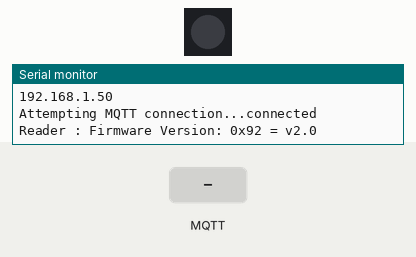
A sketch run on a simulated ESP8266 (NodeMCU). On the bench: 1 RGB LEDs in strip order, left to right, the last lines printed to the serial monitor. Inputs (shaded band) come from the test bench. Dim RGB values are drawn brighter than linear; WiFi joins after 1.5 s; servers stay silent unless stated; random numbers use the default seed unless the sketch sets one; no MQTT or app messages arrive unless stated.

Above: at 2.8 s.
2.9 s: MQTT message "5" arrives on the second subscribed topic
At 3.4 s:
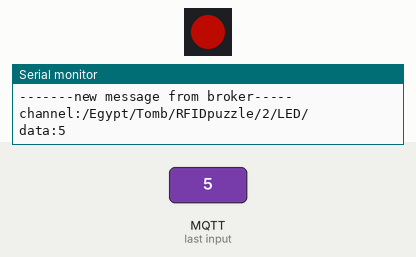
4.4 s: MQTT message "90" arrives on the second subscribed topic
At 5.7 s:
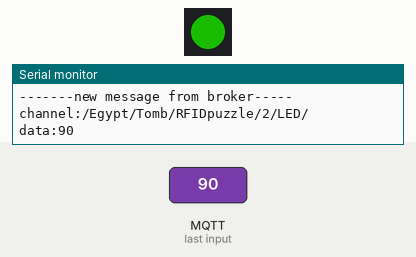
6.0 s: MQTT message "200" arrives on the second subscribed topic
At 7.1 s:
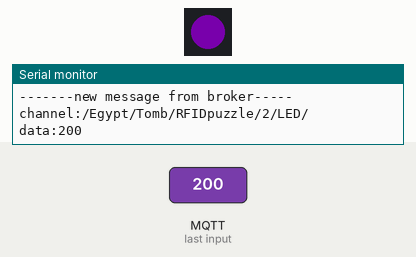
Timing chart, 0 to 9.0 s (numbered marks = the images above; inputs shaded):
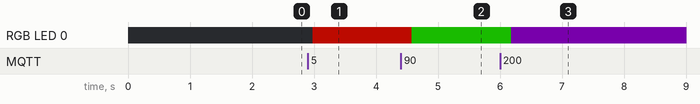

The sketch:

RFIDpuzzleTomb.ino
```cpp
// (licence header left out)
#include <PubSubClient.h>
#include <SPI.h>
#include <FastLED.h>
#include<ESP8266WiFi.h>
#include <MFRC522.h>

#define DATA_PIN    D1
#define LED_TYPE    WS2812B
#define COLOR_ORDER GRB
#define NUM_LEDS    1
CRGB leds[NUM_LEDS];
#define BRIGHTNESS         80
#define FRAMES_PER_SECOND  120

boolean mqttRst = false;
boolean mqttSolve = false;

const char* ssid = "Control booth";
const char* password = "MontyLives";
const char* mqtt_server = "192.168.86.101";
#define mqtt_port 1883
#define MQTT_USER ""
#define MQTT_PASSWORD ""
#define MQTT_SERIAL_PUBLISH_CH "/icircuit/ESP32/serialdata/tx"
#define MQTT_SERIAL_RECEIVER_CH "/icircuit/ESP32/serialdata/rx"

WiFiClient wifiClient;

PubSubClient client(wifiClient);

#define RST_PIN         D3          // Configurable, see typical pin layout above
#define SS_1_PIN        D8         // Configurable, take a unused pin, only HIGH/LOW required, must be different to SS 2

char dataTopic[32] = "/Egypt/Tomb/RFIDpuzzle/2/";
char onlineMsg[] = "RFID reader 2 online";
char lightChannel[] = "/Egypt/Tomb/RFIDpuzzle/2/LED/";

byte ssPins[] = {SS_1_PIN};

MFRC522 mfrc522(SS_1_PIN, RST_PIN);   // Create MFRC522 instance
int tagID;
boolean currentState;
boolean lastState;


/*
   Initialize.
*/

void setup_wifi() {
  delay(10);
  // We start by connecting to a WiFi network
  Serial.println();
  Serial.print("Connecting to ");
  Serial.println(ssid);
  WiFi.begin(ssid, password);
  while (WiFi.status() != WL_CONNECTED) {
    delay(500);
    Serial.print(".");
  }
  randomSeed(micros());
  Serial.println("");
  Serial.println("WiFi connected");
  Serial.println("IP address: ");
  Serial.println(WiFi.localIP());
}

void reconnect() {
  // Loop until we're reconnected
  while (!client.connected()) {
    FastLED.show();
    Serial.print("Attempting MQTT connection...");
    // Create a random client ID
    String clientId = "ESP8266Client-";
    clientId += String(random(0xffff), HEX);
    // Attempt to connect
    if (client.connect(clientId.c_str(), MQTT_USER, MQTT_PASSWORD)) {
      Serial.println("connected");
      //Once connected, publish an announcement...
      client.publish("/Egypt/Tomb/", onlineMsg);
      // ... and resubscribe
      client.subscribe("/Egypt/Tomb/RFIDpuzzle/");
      client.subscribe(lightChannel);
    } else {
      Serial.print("failed, rc=");
      Serial.print(client.state());
      Serial.println(" try again in 5 seconds");
      // Wait 5 seconds before retrying
      delay(5000);
    }
  }
}

void callback(char* topic, byte * payload, unsigned int length) {
  payload[length] = '\0';
  String message = (char*)payload;
  int value = message.toInt();
  Serial.println("-------new message from broker-----");
  Serial.print("channel:");
  Serial.println(topic);
  Serial.print("data:");
  Serial.write(payload, length);
  Serial.println();
  if (message == "read") {
    readDataInst();
  }
  else if (!strcmp(topic, lightChannel)) {
    if (message == "off") {
      leds[0] = CHSV(255, 255, 0);
    }
    else {
      leds[0] = CHSV(value, 255, 255);
    }
  }
  wait(20);
}

void checkConnection() {
  if (!client.connected()) {
    reconnect();
  }
}

void setup() {

  Serial.begin(115200);
  Serial.setTimeout(500);// Set time out for
  setup_wifi();
  client.setServer(mqtt_server, mqtt_port);
  client.setCallback(callback);
  reconnect();
  while (!Serial);    // Do nothing if no serial port is opened (added for Arduinos based on ATMEGA32U4)

  SPI.begin();        // Init SPI bus

  // tell FastLED about the LED strip configuration
  FastLED.addLeds<LED_TYPE, DATA_PIN, COLOR_ORDER>(leds, NUM_LEDS).setCorrection(TypicalLEDStrip);
  //FastLED.addLeds<LED_TYPE,DATA_PIN,CLK_PIN,COLOR_ORDER>(leds, NUM_LEDS).setCorrection(TypicalLEDStrip);

  // set master brightness control
  FastLED.setBrightness(BRIGHTNESS);

  mfrc522.PCD_Init(SS_1_PIN, RST_PIN); // Init each MFRC522 card
  Serial.print(F("Reader "));
  Serial.print(F(": "));
  mfrc522.PCD_DumpVersionToSerial();
}

/*
   Main loop.
*/
void loop() {
  EVERY_N_MILLISECONDS(25) {
    readData();
  }
  readData();
  FastLED.show();
  client.loop();
  checkConnection();
}


//Helper routine to dump a byte array as hex values to Serial.

void wait(int ms) {
  for (int i = 0; i < ms; i++) {
    client.loop();
    delay(1);
  }
}

void dump_byte_array(byte * buffer, byte bufferSize) {
  tagID = buffer[0];
}

void readData() {
  FastLED.show();
  byte sector         = 1;
  byte blockAddr      = 5;
  byte dataBlock[]    = {
    0x01, 0x02, 0x03, 0x04, //  1,  2,   3,  4,
    0x05, 0x06, 0x07, 0x08, //  5,  6,   7,  8,
    0x09, 0x0a, 0xff, 0x0b, //  9, 10, 255, 11,
    0x0c, 0x0d, 0x0e, 0x0f  // 12, 13, 14, 15
  };
  byte trailerBlock   = 7;
  MFRC522::StatusCode status;
  byte buffer[18];
  byte size = sizeof(buffer);

  mfrc522.PCD_Init();

  if (mfrc522.PICC_IsNewCardPresent() && mfrc522.PICC_ReadCardSerial()) {
    FastLED.show();
    status = (MFRC522::StatusCode) mfrc522.MIFARE_Read(blockAddr, buffer, &size);
    if (status != MFRC522::STATUS_OK) {
      Serial.print(F("MIFARE_Read() failed: "));
      Serial.println(mfrc522.GetStatusCodeName(status));
    }
    //Serial.print(F("Data in block ")); Serial.print(blockAddr); Serial.println(F(":"));
    dump_byte_array(buffer, 8); //Serial.println();
    lastState = currentState;
    currentState = true;
    if (currentState != lastState) {
      Serial.println(tagID);
      String payload = String(tagID);
      client.publish(dataTopic, (char*) payload.c_str());
    }

    mfrc522.PICC_HaltA();
    mfrc522.PCD_StopCrypto1();


  } //if (mfrc522.PICC_IsNewC

  else {
    FastLED.show();
    tagID = 0;
    lastState = currentState;
    currentState = false;
    if (currentState != lastState) {
      Serial.println(tagID);
      String payload = String(tagID);
      client.publish(dataTopic, (char*) payload.c_str());
    }

  }

}

void readDataInst() {
  byte sector         = 1;
  byte blockAddr      = 5;
  byte dataBlock[]    = {
    0x01, 0x02, 0x03, 0x04, //  1,  2,   3,  4,
    0x05, 0x06, 0x07, 0x08, //  5,  6,   7,  8,
    0x09, 0x0a, 0xff, 0x0b, //  9, 10, 255, 11,
    0x0c, 0x0d, 0x0e, 0x0f  // 12, 13, 14, 15
  };
  byte trailerBlock   = 7;
  MFRC522::StatusCode status;
  byte buffer[18];
  byte size = sizeof(buffer);

  mfrc522.PCD_Init();

  if (mfrc522.PICC_IsNewCardPresent() && mfrc522.PICC_ReadCardSerial()) {
    status = (MFRC522::StatusCode) mfrc522.MIFARE_Read(blockAddr, buffer, &size);
    if (status != MFRC522::STATUS_OK) {
      Serial.print(F("MIFARE_Read() failed: "));
      Serial.println(mfrc522.GetStatusCodeName(status));
    }
    //Serial.print(F("Data in block ")); Serial.print(blockAddr); Serial.println(F(":"));
    dump_byte_array(buffer, 8); //Serial.println();
    String payload = String(tagID);
    client.publish(dataTopic, (char*) payload.c_str());


    mfrc522.PICC_HaltA();
    mfrc522.PCD_StopCrypto1();


  } //if (mfrc522.PICC_IsNewC

  else {
    tagID = 0;
    String payload = String(tagID);
    client.publish(dataTopic, (char*) payload.c_str());

  }
}
```

Measured:
- after the input at 2.9 s, RGB LED 0: off → RGB(76, 4, 0) after 0.08 s
- after the input at 4.4 s, RGB LED 0: RGB(76, 4, 0) → RGB(10, 75, 0) after 0.18 s
- after the input at 6.0 s, RGB LED 0: RGB(10, 75, 0) → RGB(33, 0, 47) after 0.18 s
